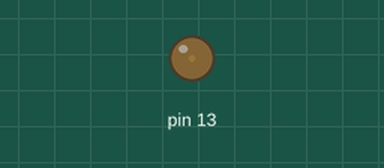
Simulated run of this sketch. Board: Arduino Uno, built with avr-gcc and run on an emulated ATmega328P. Shown: output pins drawn as LEDs (lit = HIGH).

Above: at 0.05 s.
At 0.9 s:
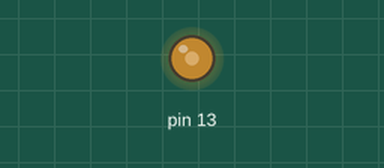
At 1.35 s:
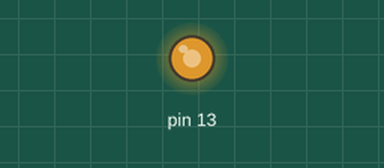
At 1.8 s:
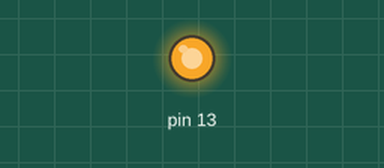
Timing chart, 0 to 4.2 s (numbered marks = the images above):
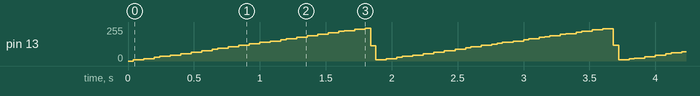

The sketch:

Video10.ino
```cpp
# define F_CPU 16000000 // 16 MHz
# include <avr/io.h>
# include <util/delay.h>
# include <avr/interrupt.h>

# define LED_ON             PORTB |= (1<<PORTB5)
# define LED_OFF            PORTB &= ~(1<<PORTB5)
# define LED_TOGGLE        PINB  |= (1<<PINB5)
# define SWITCH_PRESSED    !(PINB & (1<<PINB7))

ISR(TIMER1_COMPA_vect)
{
  LED_ON;
}

ISR(TIMER1_COMPB_vect)
{
  LED_OFF;
}

/////////////////////////////////////////

void Timer_frequency(uint8_t freq){
  TCCR1B |= (1<< CS12) | (1<<WGM12);


  TIMSK1 |= (1<<OCIE1A);
  OCR1A = (F_CPU/(freq*2*256)-1);
}

/////////////////////////////////////////

void PWM_Init( void ){

  TCCR1B |= (1<< CS10) | (1<<WGM12);
  TIMSK1 |= (1<<OCIE1A) | (1<<OCIE1B);
  OCR1A = (F_CPU/(10000*2*1)-1);
  OCR1B = 10;
}

/////////////////////////////////////////

// Creamos una nueva función para subir gradualmente la pwm

void miliS_timer( uint8_t milliS){ // La variable es un entero de 8 bits que representa los milisegundos
  TCCR0A |= (1<<WGM01); // Página 138 Set to CTC mode

  // Después, queremos el máximo de preescalado del clock de 1024

  TCCR0B |= (1<<CS02) | (1<<CS00); // Set preescaler to 1024

  OCR0A = milliS*7,8125-1; // Contador del timer - OUTPUT COMPARE REGISTER 0 A IS ASSIGNED TO (F_CPU/(f*2*N)-1) f=1000 y N =1024

  // Enable the interrupt
  TIMSK0 = (1<<OCIE0A);// Iterrupt mask register
}


/////////////////////////////////////////

// Interrupción con lógica para incrementar el duty cycle

ISR(TIMER0_COMPA_vect){
  // Timer de 16 bits
  uint16_t period = OCR1A; // Output compare register A
  uint16_t duty = OCR1B;

  if (duty < period){
    duty++;
  }
  else{
    duty = 0;
  }

  OCR1B = duty;
}


int main(void)
{
  DDRB |= (1<<DDB5);
  DDRB &= ~(1<<DDB7);


  miliS_timer(5); // La resolcución del timer es de 800
  PWM_Init();

  sei();


  while(1){

  }
}
```
